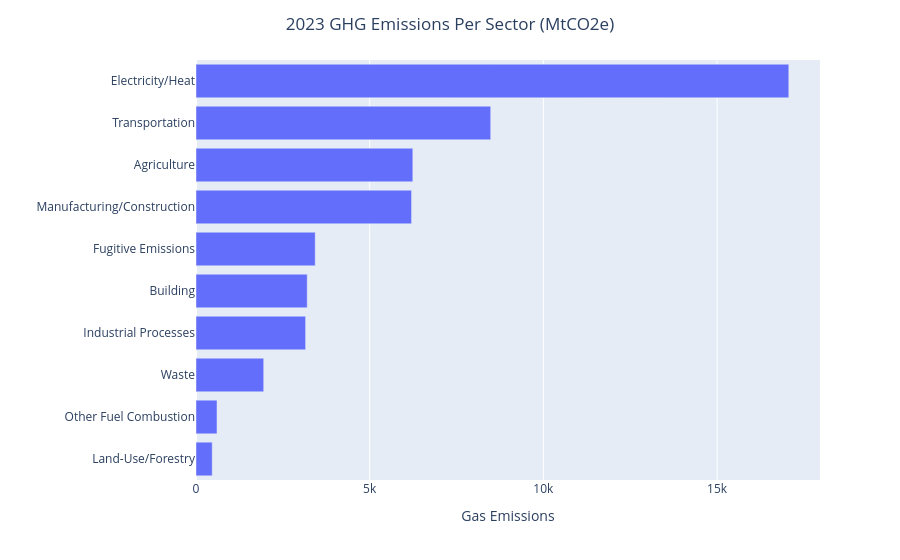

Notebook cell for this chart:
### Code cell
YEAR = '2023'
df[df['Year'] == YEAR]['Agriculture'] 
# df
em_per_sector = {}
for sector in sectors:
    em_per_sector[sector] = round(float(df[df['Year'] == YEAR][sector].values[0]), 2)

# # simplify name
em_per_sector['Land-Use/Forestry'] = em_per_sector.pop('Land Use, Land-Use Change and Forestry')

# sort 
em_per_sector = dict(sorted(em_per_sector.items(), key=lambda x: x[1])) # , reverse=True


fig = px.bar(y=em_per_sector.keys(), x=em_per_sector.values(), orientation='h')
fig.update_layout(title='2023 GHG Emissions Per Sector (MtCO2e)',
                  title_x=0.5,
                  xaxis_title="Gas Emissions",
                  yaxis_title="")
fig.show()

### Figure 1 — Plotly figure (JSON) as saved in the notebook; plotly's stock layout.template omitted (floating-point values rounded to 4 significant figures)
{"data": [{"hovertemplate": "x=%{x}<br>y=%{y}<extra></extra>", "legendgroup": "", "marker": {"color": "#636efa", "pattern": {"shape": ""}}, "name": "", "orientation": "h", "showlegend": false, "textposition": "auto", "type": "bar", "x": [466.7, 604.1, 1949.0, 3156.0, 3202.0, 3432.0, 6205.0, 6241.0, 8483.0, 17060.0], "xaxis": "x", "y": ["Land-Use/Forestry", "Other Fuel Combustion", "Waste", "Industrial Processes", "Building", "Fugitive Emissions", "Manufacturing/Construction", "Agriculture", "Transportation", "Electricity/Heat"], "yaxis": "y"}], "layout": {"barmode": "relative", "legend": {"tracegroupgap": 0}, "margin": {"t": 60}, "title": {"text": "2023 GHG Emissions Per Sector (MtCO2e)", "x": 0.5}, "xaxis": {"anchor": "y", "domain": [0, 1], "title": {"text": "Gas Emissions"}}, "yaxis": {"anchor": "x", "domain": [0, 1], "title": {"text": ""}}}}
